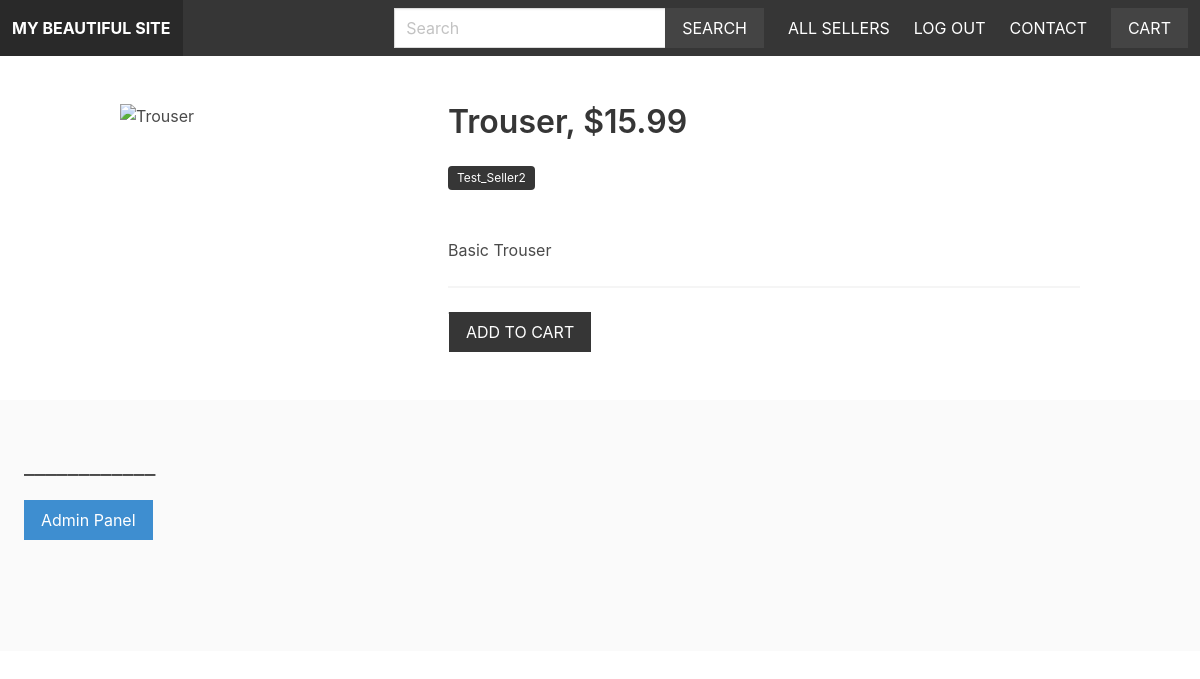
/-/2/ (signed in), run on the app's committed database.
### u_online_shop/models.py (models this page shows, shortened)
class Product(models.Model):
    category = models.ForeignKey(Category, related_name='products', on_delete=models.CASCADE)
    seller = models.ForeignKey(Seller, related_name='products', on_delete=models.CASCADE)
    title = models.CharField(max_length=255)
    slug = models.SlugField(max_length=255)
    description = models.TextField(blank=True, null=True)
    price = models.DecimalField(max_digits=6, decimal_places=2)
    date_added = models.DateTimeField(auto_now_add=True)
    class Meta:
        ordering = ['-date_added']

class Seller(models.Model):
    name = models.CharField(max_length=100)
    created = models.DateTimeField(auto_now_add=True)
    created_by = models.OneToOneField(User, related_name='seller', on_delete=models.CASCADE)
    class Meta:
        ordering = ['name']

### u_online_shop/views.py (the view)
# urls.py: path('<slug:category_slug>/<slug:product_slug>/', views.product, name='product'),
@login_required
def product(request, category_slug, product_slug):
    cart = Cart(request)
    product = get_object_or_404(Product, category__slug=category_slug, slug=product_slug)
    if request.method == 'POST':
        form = AddToCartForm(request.POST)
        if form.is_valid():
            quantity = form.cleaned_data['quantity']
            cart.add(product_id=product.id, quantity=quantity, update_quantity=False)
            messages.success(request, 'Added to Cart')
            return redirect('product', category_slug=category_slug, product_slug=product_slug)
    else:
        form = AddToCartForm()
    similar_products = list(product.category.products.exclude(id=product.id))
    if len(similar_products) >= 4:
        similar_products = random.sample(similar_products, 4)
    context = {
        'form': form,
        'product': product,
        'similar_products': similar_products,
    }
    return render(request, 'product.html', context)

### u_online_shop/forms.py
class AddToCartForm(forms.Form):
    quantity = forms.IntegerField()

### u_online_shop/cart.py (called while the page is built)
    def __len__(self):
        return sum(item['quantity'] for item in self.cart.values())

### u_online_shop/context_processors.py (called while the page is built)
def cart(request):
    return {'cart': Cart(request)}

### templates/product.html (shortened to what this page needs)
{% extends 'base.html' %}
{% block content %}
    <div class="columns">
        <div class="column is-one-third">
            <img src="{{ product.image_url }}" alt="{{ product.title }}" class="product-image">
        </div>
        <div class="column is-two-thirds">
            <h1 class="title">{{ product.title }}, ${{ product.price }}</h1>
            <p class="mb-6"><span class="tag is-dark">{{ product.seller.name }}</span></p>
            <p>{{ product.description }}</p>
            <hr>
            <form method="post" action=".">
                <div class="field has-addons">
                    <div class="control">
                        <label>
                        </label>
                    </div>
                    <div class="control">
                        <button class="button is-dark is-uppercase">Add to cart</button>
                    </div>
                </div>
            </form>
        </div>
    </div>
{% endblock %}

### static/styles/main.css (style rules this page uses)
.input, .button { border-radius: 0; }

### data on the page
Product: title "Trouser", price "15.99", seller.name "Test_Seller2", description "Basic Trouser"
